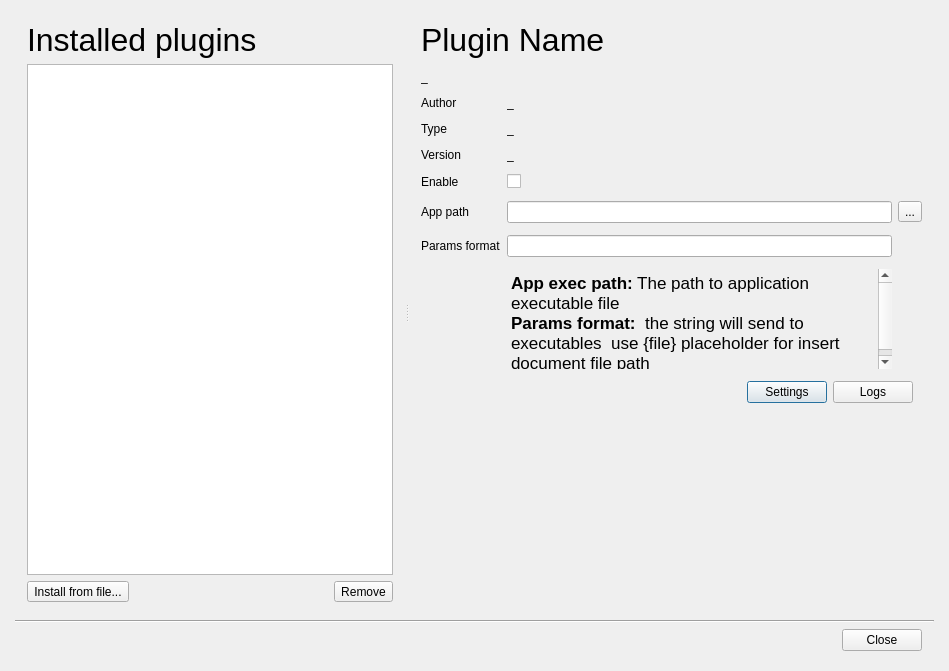
<?xml version="1.0" encoding="UTF-8"?>
<ui version="4.0">
 <class>Dialog</class>
 <widget class="QDialog" name="Dialog">
  <property name="geometry">
   <rect>
    <x>0</x>
    <y>0</y>
    <width>949</width>
    <height>671</height>
   </rect>
  </property>
  <property name="windowTitle">
   <string>Dialog</string>
  </property>
  <layout class="QVBoxLayout" name="verticalLayout_3" stretch="1,0,0">
   <property name="leftMargin">
    <number>15</number>
   </property>
   <property name="topMargin">
    <number>10</number>
   </property>
   <property name="rightMargin">
    <number>15</number>
   </property>
   <property name="bottomMargin">
    <number>15</number>
   </property>
   <item>
    <widget class="QSplitter" name="splitter">
     <property name="frameShape">
      <enum>QFrame::NoFrame</enum>
     </property>
     <property name="frameShadow">
      <enum>QFrame::Plain</enum>
     </property>
     <property name="orientation">
      <enum>Qt::Horizontal</enum>
     </property>
     <property name="opaqueResize">
      <bool>true</bool>
     </property>
     <widget class="QFrame" name="frame">
      <property name="frameShape">
       <enum>QFrame::NoFrame</enum>
      </property>
      <property name="frameShadow">
       <enum>QFrame::Raised</enum>
      </property>
      <layout class="QVBoxLayout" name="verticalLayout" stretch="0,1,0">
       <property name="leftMargin">
        <number>12</number>
       </property>
       <property name="topMargin">
        <number>12</number>
       </property>
       <property name="rightMargin">
        <number>12</number>
       </property>
       <property name="bottomMargin">
        <number>12</number>
       </property>
       <item>
        <layout class="QGridLayout" name="gridLayout_2">
         <property name="topMargin">
          <number>0</number>
         </property>
         <item row="0" column="0">
          <widget class="QLabel" name="label">
           <property name="font">
            <font>
             <pointsize>24</pointsize>
             <weight>50</weight>
             <bold>false</bold>
            </font>
           </property>
           <property name="text">
            <string>Installed plugins</string>
           </property>
          </widget>
         </item>
         <item row="0" column="1">
          <spacer name="horizontalSpacer">
           <property name="orientation">
            <enum>Qt::Horizontal</enum>
           </property>
           <property name="sizeHint" stdset="0">
            <size>
             <width>40</width>
             <height>20</height>
            </size>
           </property>
          </spacer>
         </item>
        </layout>
       </item>
       <item>
        <widget class="QListView" name="pl_list"/>
       </item>
       <item>
        <layout class="QGridLayout" name="gridLayout">
         <item row="0" column="2">
          <widget class="QToolButton" name="pl_delete">
           <property name="text">
            <string>Remove</string>
           </property>
          </widget>
         </item>
         <item row="0" column="1">
          <spacer name="horizontalSpacer_2">
           <property name="orientation">
            <enum>Qt::Horizontal</enum>
           </property>
           <property name="sizeHint" stdset="0">
            <size>
             <width>40</width>
             <height>20</height>
            </size>
           </property>
          </spacer>
         </item>
         <item row="0" column="0">
          <widget class="QToolButton" name="pl_add_file_cmd">
           <property name="text">
            <string>Install from file...</string>
           </property>
          </widget>
         </item>
        </layout>
       </item>
      </layout>
     </widget>
     <widget class="QFrame" name="pl_data_frame">
      <property name="frameShape">
       <enum>QFrame::NoFrame</enum>
      </property>
      <property name="frameShadow">
       <enum>QFrame::Raised</enum>
      </property>
      <layout class="QVBoxLayout" name="verticalLayout_2" stretch="1">
       <property name="leftMargin">
        <number>12</number>
       </property>
       <property name="topMargin">
        <number>12</number>
       </property>
       <property name="rightMargin">
        <number>12</number>
       </property>
       <property name="bottomMargin">
        <number>12</number>
       </property>
       <item>
        <layout class="QGridLayout" name="pl_data" columnstretch="0,0,0">
         <property name="leftMargin">
          <number>0</number>
         </property>
         <property name="bottomMargin">
          <number>0</number>
         </property>
         <property name="verticalSpacing">
          <number>12</number>
         </property>
         <item row="2" column="0">
          <widget class="QLabel" name="label_2">
           <property name="text">
            <string>Author</string>
           </property>
          </widget>
         </item>
         <item row="1" column="0" colspan="3">
          <widget class="QLabel" name="pl_descr">
           <property name="text">
            <string>_</string>
           </property>
           <property name="wordWrap">
            <bool>true</bool>
           </property>
           <property name="textInteractionFlags">
            <set>Qt::LinksAccessibleByMouse|Qt::TextSelectableByMouse</set>
           </property>
          </widget>
         </item>
         <item row="2" column="1" colspan="2">
          <widget class="QLabel" name="pl_author">
           <property name="text">
            <string>_</string>
           </property>
           <property name="textInteractionFlags">
            <set>Qt::LinksAccessibleByMouse|Qt::TextSelectableByMouse</set>
           </property>
          </widget>
         </item>
         <item row="9" column="0" colspan="3">
          <widget class="QFrame" name="frame_2">
           <property name="minimumSize">
            <size>
             <width>0</width>
             <height>20</height>
            </size>
           </property>
           <property name="frameShape">
            <enum>QFrame::NoFrame</enum>
           </property>
           <property name="frameShadow">
            <enum>QFrame::Raised</enum>
           </property>
           <layout class="QHBoxLayout" name="horizontalLayout_2">
            <property name="topMargin">
             <number>0</number>
            </property>
            <property name="bottomMargin">
             <number>0</number>
            </property>
            <item>
             <spacer name="horizontalSpacer_5">
              <property name="orientation">
               <enum>Qt::Horizontal</enum>
              </property>
              <property name="sizeHint" stdset="0">
               <size>
                <width>40</width>
                <height>20</height>
               </size>
              </property>
             </spacer>
            </item>
            <item>
             <widget class="QPushButton" name="pushButton_3">
              <property name="text">
               <string>Settings</string>
              </property>
             </widget>
            </item>
            <item>
             <widget class="QPushButton" name="pushButton_2">
              <property name="text">
               <string>Logs</string>
              </property>
             </widget>
            </item>
           </layout>
          </widget>
         </item>
         <item row="4" column="0">
          <widget class="QLabel" name="label_5">
           <property name="text">
            <string>Version</string>
           </property>
          </widget>
         </item>
         <item row="4" column="1" colspan="2">
          <widget class="QLabel" name="pl_version">
           <property name="text">
            <string>_</string>
           </property>
           <property name="textInteractionFlags">
            <set>Qt::LinksAccessibleByMouse|Qt::TextSelectableByMouse</set>
           </property>
          </widget>
         </item>
         <item row="3" column="1" colspan="2">
          <widget class="QLabel" name="pl_type">
           <property name="text">
            <string>_</string>
           </property>
           <property name="textInteractionFlags">
            <set>Qt::LinksAccessibleByMouse|Qt::TextSelectableByMouse</set>
           </property>
          </widget>
         </item>
         <item row="7" column="1">
          <widget class="QLineEdit" name="app_params_input"/>
         </item>
         <item row="6" column="1">
          <widget class="QLineEdit" name="app_path_input"/>
         </item>
         <item row="7" column="0">
          <widget class="QLabel" name="label_7">
           <property name="text">
            <string>Params format</string>
           </property>
          </widget>
         </item>
         <item row="6" column="0">
          <widget class="QLabel" name="label_3">
           <property name="text">
            <string>App path</string>
           </property>
          </widget>
         </item>
         <item row="5" column="0">
          <widget class="QLabel" name="label_6">
           <property name="text">
            <string>Enable</string>
           </property>
          </widget>
         </item>
         <item row="10" column="0" colspan="3">
          <spacer name="verticalSpacer">
           <property name="orientation">
            <enum>Qt::Vertical</enum>
           </property>
           <property name="sizeHint" stdset="0">
            <size>
             <width>20</width>
             <height>40</height>
            </size>
           </property>
          </spacer>
         </item>
         <item row="0" column="0" colspan="3">
          <widget class="QLabel" name="pl_name">
           <property name="font">
            <font>
             <pointsize>24</pointsize>
            </font>
           </property>
           <property name="text">
            <string>Plugin Name</string>
           </property>
          </widget>
         </item>
         <item row="5" column="1">
          <widget class="QCheckBox" name="pl_enable">
           <property name="text">
            <string/>
           </property>
           <property name="tristate">
            <bool>true</bool>
           </property>
          </widget>
         </item>
         <item row="6" column="2">
          <widget class="QToolButton" name="get_path_cmd">
           <property name="text">
            <string>...</string>
           </property>
          </widget>
         </item>
         <item row="3" column="0">
          <widget class="QLabel" name="label_4">
           <property name="text">
            <string>Type</string>
           </property>
          </widget>
         </item>
         <item row="8" column="1">
          <widget class="QTextBrowser" name="info">
           <property name="sizePolicy">
            <sizepolicy hsizetype="Expanding" vsizetype="Fixed">
             <horstretch>0</horstretch>
             <verstretch>0</verstretch>
            </sizepolicy>
           </property>
           <property name="minimumSize">
            <size>
             <width>0</width>
             <height>20</height>
            </size>
           </property>
           <property name="maximumSize">
            <size>
             <width>16777215</width>
             <height>100</height>
            </size>
           </property>
           <property name="palette">
            <palette>
             <active>
              <colorrole role="Base">
               <brush brushstyle="SolidPattern">
                <color alpha="0">
                 <red>255</red>
                 <green>255</green>
                 <blue>255</blue>
                </color>
               </brush>
              </colorrole>
             </active>
             <inactive>
              <colorrole role="Base">
               <brush brushstyle="SolidPattern">
                <color alpha="0">
                 <red>255</red>
                 <green>255</green>
                 <blue>255</blue>
                </color>
               </brush>
              </colorrole>
             </inactive>
             <disabled>
              <colorrole role="Base">
               <brush brushstyle="SolidPattern">
                <color alpha="255">
                 <red>236</red>
                 <green>236</green>
                 <blue>236</blue>
                </color>
               </brush>
              </colorrole>
             </disabled>
            </palette>
           </property>
           <property name="autoFillBackground">
            <bool>true</bool>
           </property>
           <property name="frameShape">
            <enum>QFrame::NoFrame</enum>
           </property>
           <property name="html">
            <string>&lt;!DOCTYPE HTML PUBLIC &quot;-//W3C//DTD HTML 4.0//EN&quot; &quot;http://www.w3.org/TR/REC-html40/strict.dtd&quot;&gt;
&lt;html&gt;&lt;head&gt;&lt;meta name=&quot;qrichtext&quot; content=&quot;1&quot; /&gt;&lt;style type=&quot;text/css&quot;&gt;
p, li { white-space: pre-wrap; }
&lt;/style&gt;&lt;/head&gt;&lt;body style=&quot; font-family:'.AppleSystemUIFont'; font-size:13pt; font-weight:400; font-style:normal;&quot;&gt;
&lt;p style=&quot; margin-top:0px; margin-bottom:0px; margin-left:0px; margin-right:0px; -qt-block-indent:0; text-indent:0px;&quot;&gt;&lt;span style=&quot; font-weight:600;&quot;&gt;App exec path:&lt;/span&gt; The path to application executable file&lt;/p&gt;
&lt;p style=&quot; margin-top:0px; margin-bottom:0px; margin-left:0px; margin-right:0px; -qt-block-indent:0; text-indent:0px;&quot;&gt;&lt;span style=&quot; font-weight:600;&quot;&gt;Params format: &lt;/span&gt; the string will send to executables  use {file} placeholder for insert document file path&lt;/p&gt;&lt;/body&gt;&lt;/html&gt;</string>
           </property>
          </widget>
         </item>
        </layout>
       </item>
      </layout>
     </widget>
    </widget>
   </item>
   <item>
    <widget class="Line" name="line">
     <property name="orientation">
      <enum>Qt::Horizontal</enum>
     </property>
    </widget>
   </item>
   <item>
    <widget class="QFrame" name="status_bar">
     <property name="frameShape">
      <enum>QFrame::NoFrame</enum>
     </property>
     <property name="frameShadow">
      <enum>QFrame::Raised</enum>
     </property>
     <layout class="QHBoxLayout" name="horizontalLayout">
      <property name="leftMargin">
       <number>12</number>
      </property>
      <property name="topMargin">
       <number>0</number>
      </property>
      <property name="rightMargin">
       <number>12</number>
      </property>
      <property name="bottomMargin">
       <number>5</number>
      </property>
      <item>
       <widget class="QLabel" name="pl_status">
        <property name="text">
         <string/>
        </property>
       </widget>
      </item>
      <item>
       <spacer name="horizontalSpacer_4">
        <property name="orientation">
         <enum>Qt::Horizontal</enum>
        </property>
        <property name="sizeHint" stdset="0">
         <size>
          <width>40</width>
          <height>20</height>
         </size>
        </property>
       </spacer>
      </item>
      <item>
       <widget class="QPushButton" name="pushButton">
        <property name="text">
         <string>Close</string>
        </property>
       </widget>
      </item>
     </layout>
    </widget>
   </item>
  </layout>
 </widget>
 <resources/>
 <connections/>
</ui>
